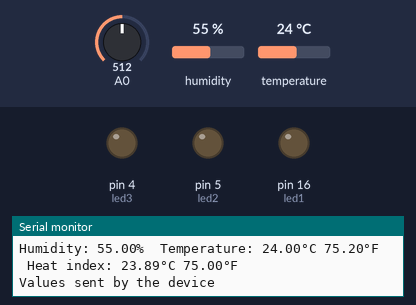
A sketch run on a simulated Arduino Uno, built with avr-gcc and run on an emulated ATmega328P. On the bench: output pins drawn as LEDs (lit = HIGH), the last lines printed to the serial monitor. Dashed ring = blinking. The inputs (shaded band) are chosen by the test bench; at power-on: humidity 55 %, A0 = 512, temperature 24 °C.

Above: at 2.7 s.
2.8 s: humidity set to 58 %
At 3.7 s:
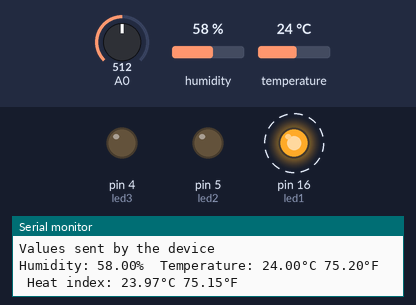
6.8 s: A0 set to 784
10.3 s: A0 set to 814
At 12.19 s:
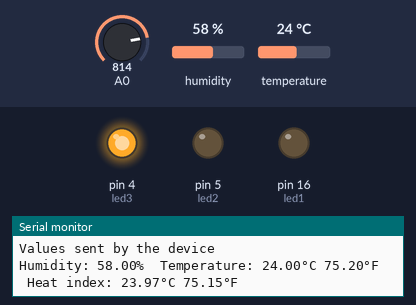
16.3 s: temperature set to 32 °C
19.8 s: temperature set to 35 °C
At 20.7 s:
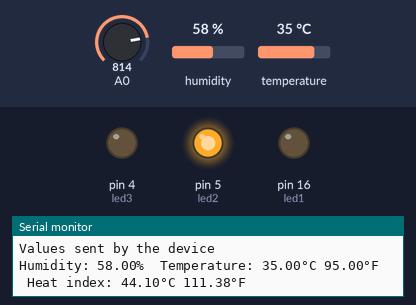
25.8 s: humidity set to 22 %
At 26.13 s:
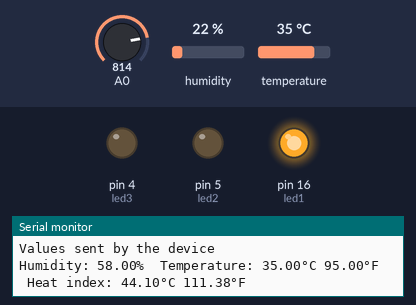
Timing chart, 0 to 30.3 s (numbered marks = the images above; inputs shaded):
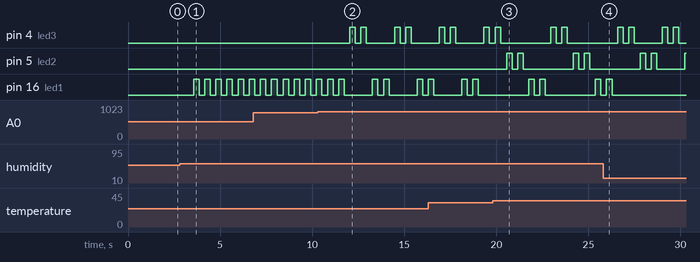

The sketch:

Practica4.ino
```cpp
// This example sends data to multiple variables to
// Ubidots through HTTP protocol.

/****************************************
 * Include Libraries
 ****************************************/

#include "Ubidots.h"

/****************************************
 * Define Instances and Constants
 ****************************************/

const char* UBIDOTS_TOKEN = "BBFF-9o2y9x0l3ZbfHwru5YzCsuddx22XGj";  // Put here your Ubidots TOKEN
const char* WIFI_SSID = "ThinkPad-E495";      // Put here your Wi-Fi SSID
const char* WIFI_PASS = "12345678";      // Put here your Wi-Fi password
Ubidots ubidots(UBIDOTS_TOKEN, UBI_HTTP);

#include "DHT.h"

#define DHTPIN 2   // Digital pin connected to the DHT sensor
// Feather HUZZAH ESP8266 note: use pins 3, 4, 5, 12, 13 or 14 --
// Pin 15 can work but DHT must be disconnected during program upload.

// Uncomment whatever type you're using!
#define DHTTYPE DHT11   // DHT 11
//#define DHTTYPE DHT22   // DHT 22  (AM2302), AM2321
//#define DHTTYPE DHT21   // DHT 21 (AM2301)
#define led1 16
#define led2 5
#define led3 4

DHT dht(2, DHT11);
  //Pin digital 3 para el echo del sensor

void setup() {
  Serial.begin(115200);
  ubidots.wifiConnect(WIFI_SSID, WIFI_PASS);

pinMode(led1, OUTPUT);
pinMode(led2, OUTPUT);
pinMode(led3, OUTPUT);


 Serial.println(F("DHTxx test!"));

  dht.begin();


  // ubidots.setDebug(true);  // Uncomment this line for printing debug messages
}


void loop() {

int valorsensor= analogRead (A0);

float h = dht.readHumidity();
  // Read temperature as Celsius (the default)
  float t = dht.readTemperature();
  // Read temperature as Fahrenheit (isFahrenheit = true)
  float f = dht.readTemperature(true);

  // Check if any reads failed and exit early (to try again).
  if (isnan(h) || isnan(t) || isnan(f)) {
    Serial.println(F("Failed to read from DHT sensor!"));
    return;
  }

  // Compute heat index in Fahrenheit (the default)
  float hif = dht.computeHeatIndex(f, h);
  // Compute heat index in Celsius (isFahreheit = false)
  float hic = dht.computeHeatIndex(t, h, false);

  Serial.print(F("Humidity: "));
  Serial.print(h);
  Serial.print(F("%  Temperature: "));
  Serial.print(t);
  Serial.print(F("°C "));
  Serial.print(f);
  Serial.print(F("°F  Heat index: "));
  Serial.print(hic);
  Serial.print(F("°C "));
  Serial.print(hif);
  Serial.println(F("°F"));


  if (t> 33){
digitalWrite(led2,HIGH);
delay(300);
digitalWrite(led2,LOW);
delay(300);
digitalWrite(led2,HIGH);
delay(300);
digitalWrite(led2,LOW);
delay(300);
  }else{
    digitalWrite(led2,LOW);
  }

  if (h> 56){
digitalWrite(led1,HIGH);
delay(300);
digitalWrite(led1,LOW);
delay(300);
digitalWrite(led1,HIGH);
delay(300);
digitalWrite(led1,LOW);
delay(300);
  }else{
    digitalWrite(led1,LOW);
  }

  if (valorsensor> 800){
digitalWrite(led3,HIGH);
delay(300);
digitalWrite(led3,LOW);
delay(300);
digitalWrite(led3,HIGH);
delay(300);
digitalWrite(led3,LOW);
delay(300);

  }else{
    digitalWrite(led3,LOW);
  }


ubidots.add("Temperatura", t);
ubidots.add("Humedad", h);
ubidots.add("Luz", valorsensor);


 bool bufferSent = false;
  bufferSent = ubidots.send();  // Will send data to a device label that matches the device Id

  if (bufferSent) {
    // Do something if values were sent properly
    Serial.println("Values sent by the device");
  }

}
```

Measured:
- the behaviour switches between 56 and 57 % on humidity (found by bisection; images 0 and 1)
- the behaviour switches between 800 and 801 on A0 (found by bisection; images 1 and 2)
- the behaviour switches between 33 and 34 °C on temperature (found by bisection; images 2 and 3)
- after the input at 2.8 s, pin 16 (led1): alternates HIGH for 0.30 s and LOW for 0.30 s, starting after 0.76 s
- after the input at 10.3 s, pin 4 (led3): LOW → HIGH after 1.7 s, → LOW 0.30 s later, → HIGH 0.30 s later, → LOW 0.30 s later, … (8 changes in this stretch)
- after the input at 19.8 s, pin 5 (led2): LOW → HIGH after 0.76 s, → LOW 0.30 s later, → HIGH 0.30 s later, → LOW 0.30 s later, … (8 changes in this stretch)
- after the input at 25.8 s, pin 16 (led1): goes on until 26.3 s, then stays LOW
